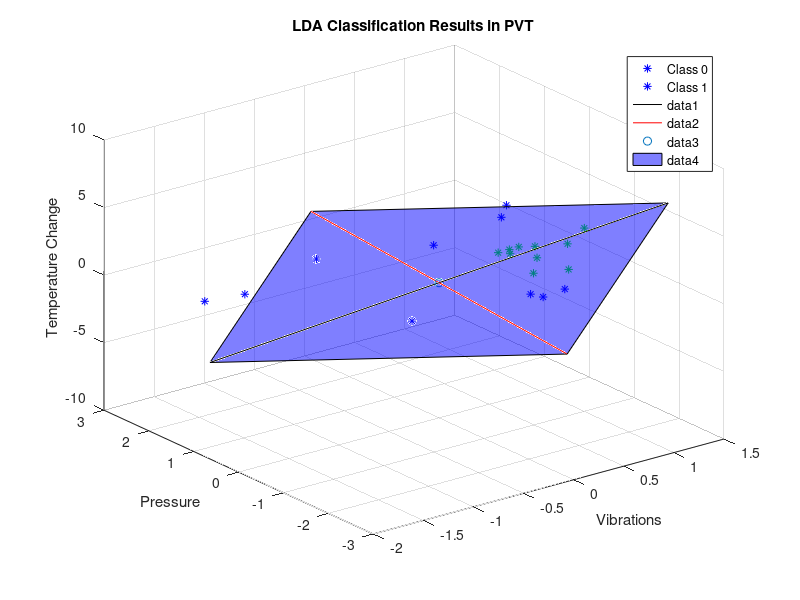

The MATLAB source for this figure:
%% section C: pre-data processing

%
% 1:10 acrylic
% 11:20 black foam
% 21:30 car sponge
% 31:40 flour sack
% 41:50 kitchen sponge
% 51:60 steel vase
%

data0 = load("./PR_CW_DATA_2021/F0_PVT.mat");
data1 = load("./PR_CW_DATA_2021/F1_PVT.mat");

zeroOneColumn = [zeros(10, 1); ones(10, 1)];

% Standardise Data
St_dataMatrix_F0 = (data0.dataMatrix_F0 - mean(data0.dataMatrix_F0)) ./ std(data0.dataMatrix_F0);
St_dataMatrix_F1 = (data1.dataMatrix_F1 - mean(data1.dataMatrix_F1)) ./ std(data1.dataMatrix_F1);

% two object within F0 and F1
% label = 0, car sponge
% label = 1, black foam

data0PV = [data0.dataMatrix_F0(11:20,1:2) zeros(10, 1);
    data0.dataMatrix_F0(21:30,1:2) ones(10, 1)];
data0PVX1 = data0PV(1:10,1:2);
data0PVX2 = data0PV(11:20,1:2);

data0PT = [data0.dataMatrix_F0(11:30,2:3) zeroOneColumn];
data0PTX1 = data0PT(1:10,1:2);
data0PTX2 = data0PT(11:20,1:2);

data0TV = [data0.dataMatrix_F0(11:20,1) data0.dataMatrix_F0(11:20,3) zeros(10, 1);
    data0.dataMatrix_F0(21:30,1) data0.dataMatrix_F0(21:30,3) ones(10, 1)];
data0TVX1 = data0TV(1:10,1:2);
data0TVX2 = data0TV(11:20,1:2);

% 3D data PTV
data0VPT = [data0.dataMatrix_F0(11:30,:) zeroOneColumn];
data0VPTX1 = data0VPT(1:10,1:3);
data0VPTX2 = data0VPT(11:20,1:3);
data1VPT = [data1.dataMatrix_F1(11:30,:) zeroOneColumn];
data1VPTX1 = data1VPT(1:10,1:3);
data1VPTX2 = data1VPT(11:20,1:3);

% combine f1&f0， combined data is the full data with labels, using two
% objects
combinedData = [data0VPT; data1VPT];% with labels
combinedDataOnly = combinedData(:, 1:3);
labels = [zeros(size(data0VPTX1, 1), 1); ones(size(data0VPTX2, 1), 1);
    zeros(size(data1VPTX1, 1), 1); ones(size(data1VPTX2, 1), 1)]; 

%% multi-clasification based on LDA

% standarize
meanCombined = mean(combinedDataOnly);
class1Data = combinedData(labels == 0, 1:3);
class2Data = combinedData(labels == 1, 1:3);

% classes mean values
meanClass1 = mean(class1Data);
meanClass2 = mean(class2Data);

stdCombined = std(combinedDataOnly);
St_combinedData = (combinedDataOnly - meanCombined) ./ stdCombined;

% calculate Sw
Sw = zeros(3, 3);
Sw = Sw + cov(class1Data);
Sw = Sw + cov(class2Data);

% calculate Sb
meanDiffBetween = (meanClass1 - meanClass2);
Sb = meanDiffBetween' * meanDiffBetween;

% eigen
[eigenVectors, eigenValues] = eig(inv(Sw) * Sb);
[~, maxIdx] = max(abs(diag(eigenValues)));
W = eigenVectors(:, maxIdx);

% projection
projectedData = St_combinedData * W;
direction = W - meanCombined;

step = 6.5;
point1 = [0,0,0] - step * W';
point2 = [0,0,0] + step * W';

figure(1);
for i = 1:size(data0PV, 1)
    if data0PV(i,3) == 0
        plot3(St_combinedData(i,1), St_combinedData(i,2),St_combinedData(i,3), 'b*'); hold on; % Blue star for class 0
    elseif data0PV(i,3) == 1
        plot3(St_combinedData(i,1), St_combinedData(i,2), St_combinedData(i,3), 'g*'); hold on; % Green star for class 1
    end
end

legend('Class 0', 'Class 1');
xlabel('Vibrations');
ylabel('Pressure');
zlabel('Temperature Change');
title('LDA Classification Results in PVT');
hold on;

plot3([point1(1,1),point2(1,1)], [point1(1,2),point2(1,2)],[point1(1,3),point2(1,3)],'k-'); % 'k-' 表示黑色实线

hold on;


% Assume that W is defined 
% Calculate the vector orthogonal to W
orthogonalVector = cross(W, [1; 0; 0]); 

% Normalise vectors for better visualisation
orthogonalVector = orthogonalVector / norm(orthogonalVector);

% Define the two points of the line through [0,0,0].
stepSize = 3;  % Step length can be adjusted as required
orthPoint1 = -stepSize * orthogonalVector';
orthPoint2 = stepSize * orthogonalVector';

% Plotting orthogonal lines on existing diagrams
hold on;
plot3([orthPoint1(1), orthPoint2(1)], [orthPoint1(2), orthPoint2(2)], [orthPoint1(3), orthPoint2(3)], 'r-'); 

scatter3(0,0,0,"red");
Hyperplane = fill3([point1(1),orthPoint1(1),point2(1),orthPoint2(1)],[point1(2),orthPoint1(2),point2(2),orthPoint2(2)],[point1(3),orthPoint1(3),point2(3),orthPoint2(3)],"blue");
set(Hyperplane, 'FaceAlpha', 0.5);

grid on;

hold off;